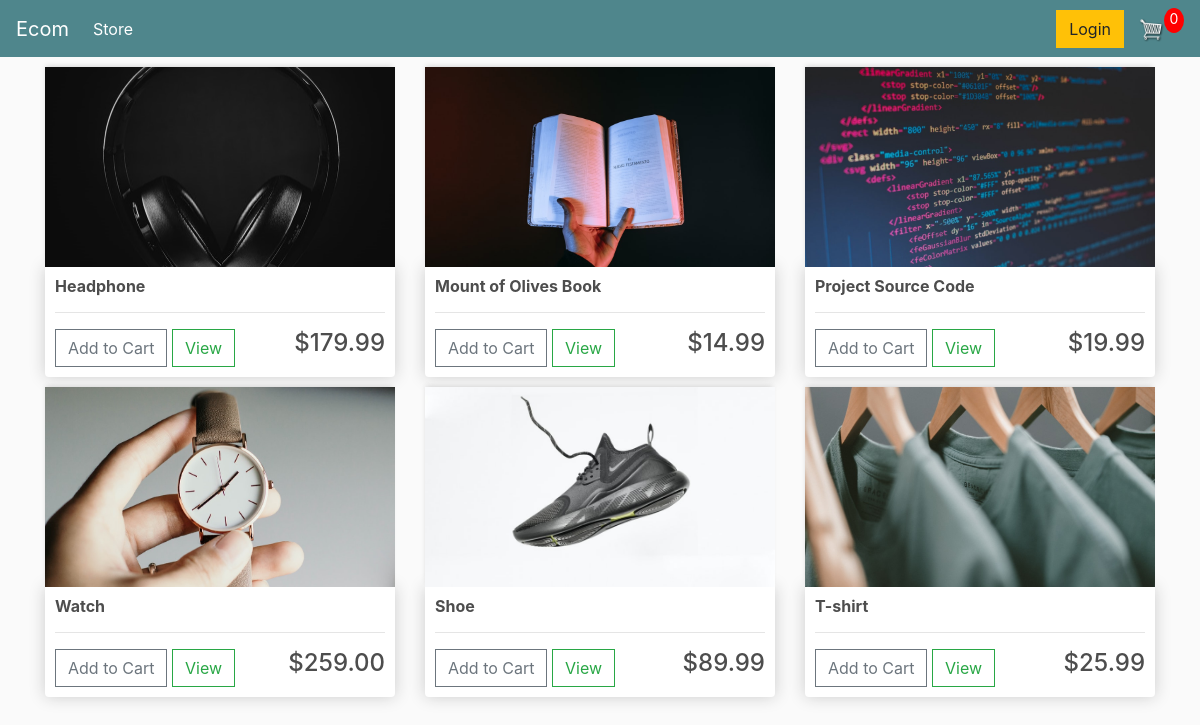
The page / on the database its author committed.
### store/models.py (models this page shows, shortened)
class Product(models.Model):
    name = models.CharField(max_length=200, null=True)
    price = models.FloatField()
    digital = models.BooleanField(default=False, null=True, blank=False)
    image = models.ImageField(null=True, blank=True)
    @property
    def imageURL(self):
        try:
            url = self.image.url
        except:
            url = 'images/placeholder.png'
        return url

### store/views.py (the view)
# urls.py: path('', include('store.urls'))
def store(request):
    if request.user.is_authenticated:
        customer = request.user.customer
        order, created = Order.objects.get_or_create(
            customer=customer, complete=False)
        items = order.orderitem_set.all()
        cartItems = order.get_cart_items
    else:
        items = []
        order = {'get_cart_total': 0, 'get_cart_items': 0}
        cartItems = order['get_cart_items']
    products = Product.objects.all()
    context = {'products': products, 'cartItems': cartItems}
    return render(request, 'store/store.html', context)

### store/templates/store/store.html
{% extends 'store/main.html' %}
{% load static %}
{% block content %}
<div class="row">
    {% for product in products %}
    <div class="col-lg-4">
        <img class="thumbnail" src="{{ product.imageURL }}" alt="" style="object-fit: cover;">
        <div class="box-element product">
            <h6><strong>{{product.name}}</strong></h6>
            <hr>
            <button data-product={{product.id}} data-action="add" class="btn btn-outline-secondary add-btn update-cart">Add to Cart</button>
            <a class="btn btn-outline-success" href="#">View</a>
            <h4 style="display: inline-block; float:right;">${{product.price|floatformat:2}}</h4>
        </div>
    </div>
    {% endfor %}
</div>
{% endblock content %}

### static/css/main.css (style rules this page uses)
body { background-color: hsl(0, 0%, 98%); }
h1, h2, h3, h4, h5, h6 { color: hsl(0, 0%, 30%); }
.box-element { box-shadow: hsl(0, 0%, 80%) 0 0 16px; background-color: #fff; border-radius: 4px; padding: 10px; }
.thumbnail { width: 100%; height: 200px; -webkit-box-shadow: -1px -3px 5px -2px rgba(214, 214, 214, 1); -moz-box-shadow: -1px -3px 5px -2px rgba(214, 214, 214, 1); box-shadow: -1px -3px 5px -2px rgba(214, 214, 214, 1); }
.product { border-radius: 0 0 4px 4px; }
.col-lg-4, .col-lg-6, .col-lg-8, .col-lg-12 { margin-top: 10px; }
.btn { border-radius: 0; }

### rows shown on the page
Product: imageURL (picture), name "Headphone", price "179.99"
Product: imageURL (picture), name "Mount of Olives Book", price "14.99"
Product: imageURL (picture), name "Project Source Code", price "19.99"
Product: imageURL (picture), name "Watch", price "259.00"
Product: imageURL (picture), name "Shoe", price "89.99"
Product: imageURL (picture), name "T-shirt", price "25.99"

### other values the page prints
{{ cartItems }} "0"
